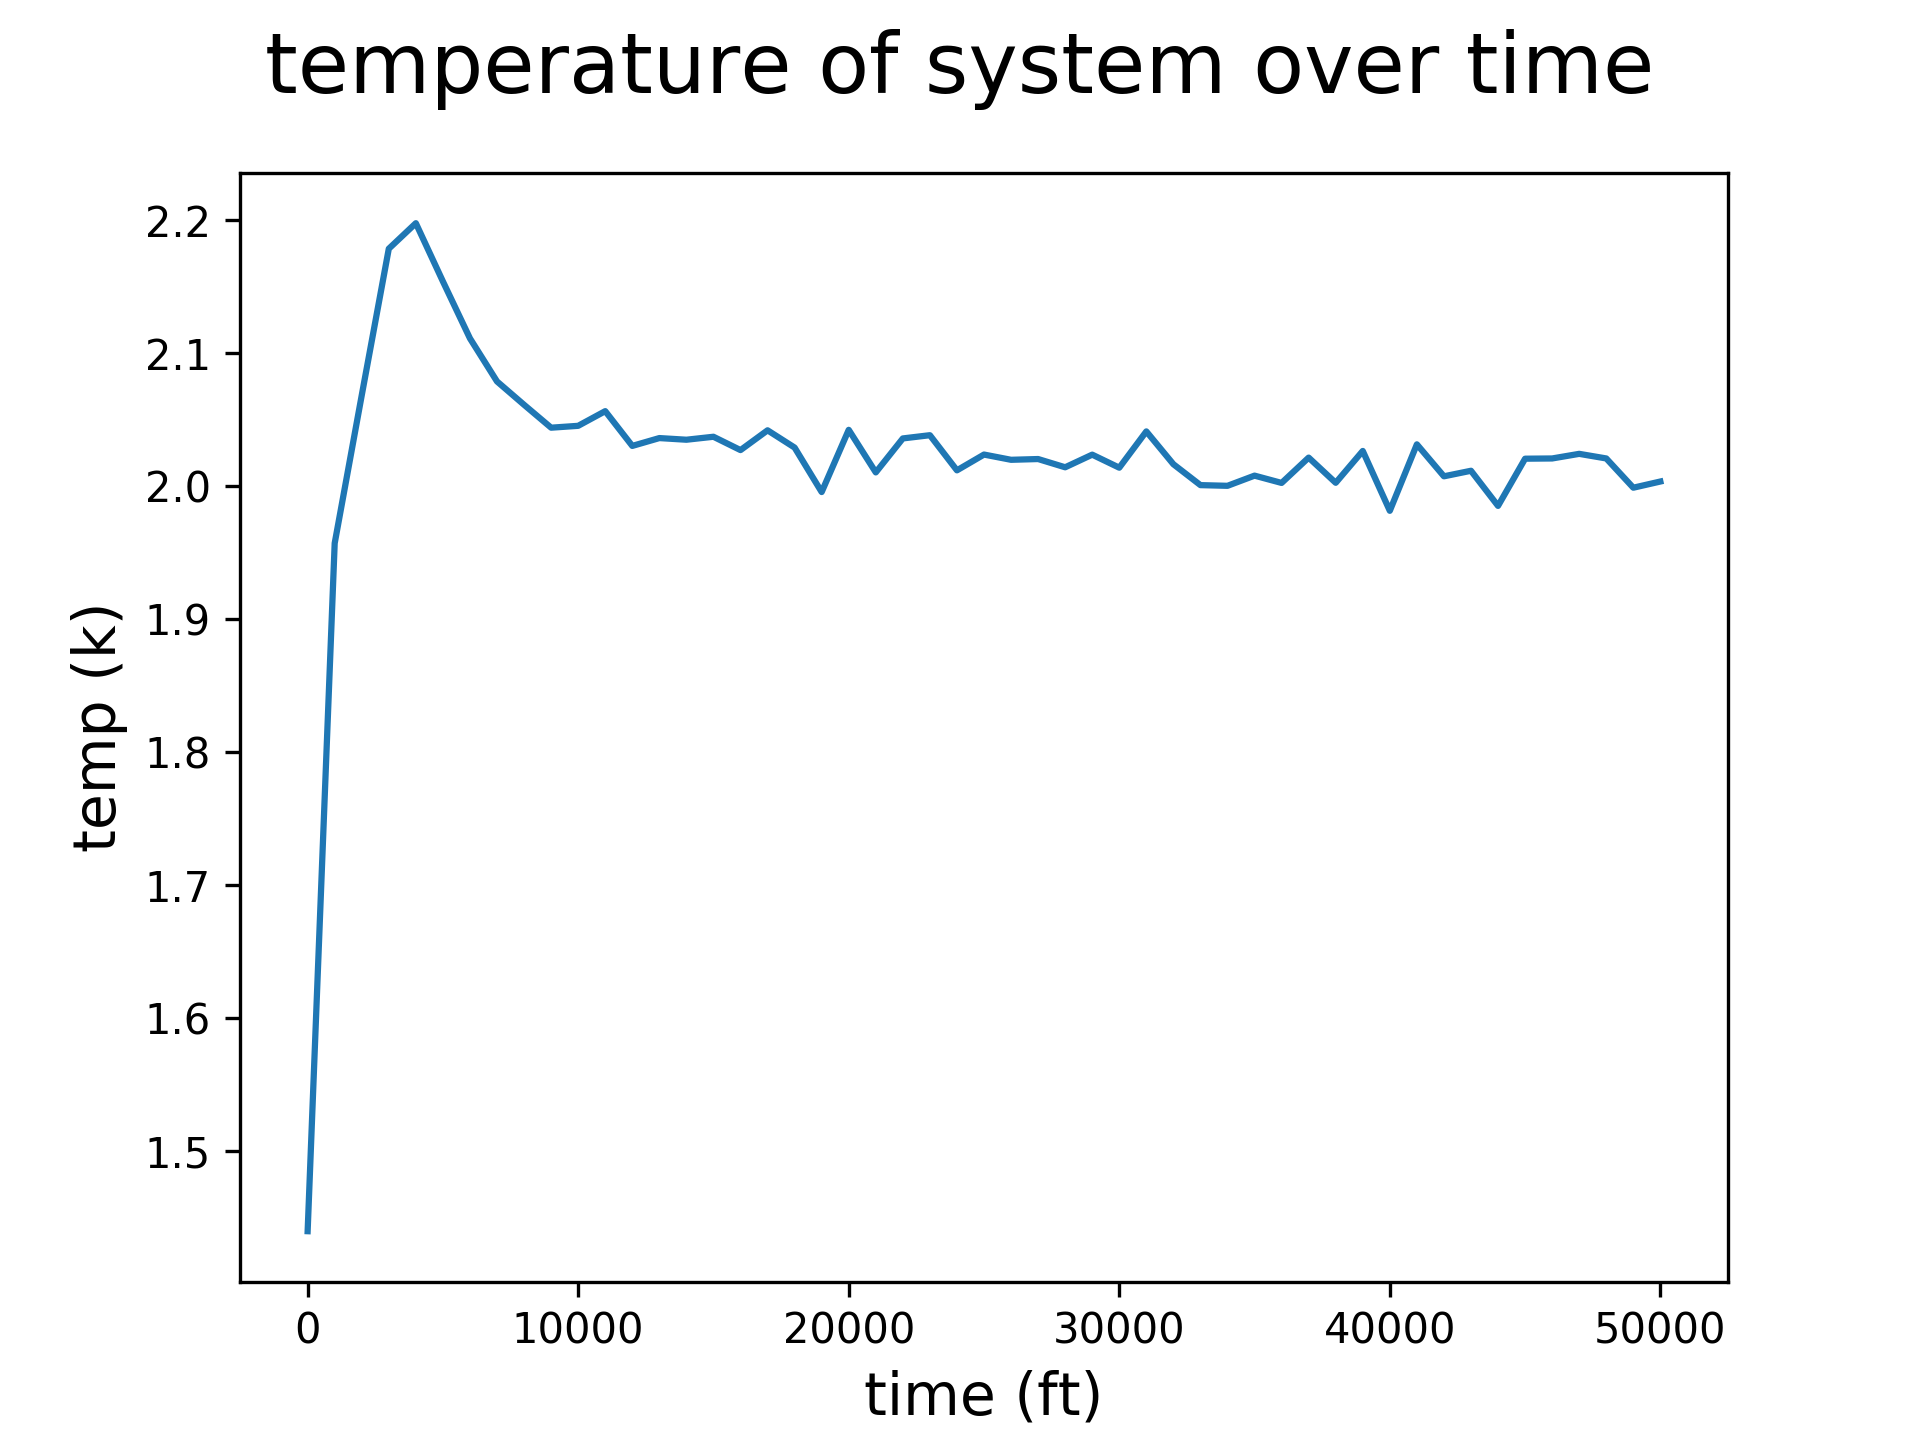

Here is the Python script that generated this plot:
import matplotlib.pyplot as plt


f = open("log.lammps", "r")

timesteps = []
temps = []

for i, line in enumerate(f.readlines()):
    linenum = i + 1

    if linenum >= 71 and linenum <= 122: # data is from lines 71 to 122
        split = str.split(line)
        timesteps.append(split[0])
        temps.append(split[1])


# deletes "step" and "temp" labels from arrays
del timesteps[0]
del temps[0]

print(timesteps)
print(temps)


timesteps = [float(time) for time in timesteps]
temps = [float(temp) for temp in temps]

fig = plt.figure()
plt.plot(timesteps, temps)
fig.suptitle('temperature of system over time', fontsize = 20)
plt.xlabel('time (ft)', fontsize = 14)
plt.ylabel('temp (k)', fontsize = 14)

fig.savefig('temp.png', dpi=300)
plt.show()
   

f.close()
